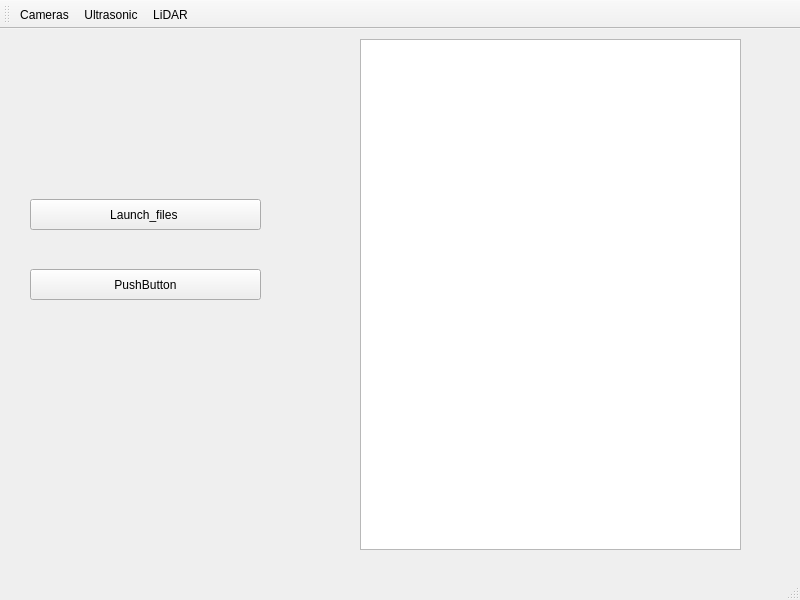
<?xml version="1.0" encoding="UTF-8"?>
<ui version="4.0">
 <class>MainWindow</class>
 <widget class="QMainWindow" name="MainWindow">
  <property name="geometry">
   <rect>
    <x>0</x>
    <y>0</y>
    <width>800</width>
    <height>600</height>
   </rect>
  </property>
  <property name="windowTitle">
   <string>MainWindow</string>
  </property>
  <widget class="QWidget" name="centralwidget">
   <widget class="QGraphicsView" name="graphicsView">
    <property name="geometry">
     <rect>
      <x>360</x>
      <y>10</y>
      <width>381</width>
      <height>511</height>
     </rect>
    </property>
   </widget>
   <widget class="QPushButton" name="pushButton">
    <property name="geometry">
     <rect>
      <x>30</x>
      <y>170</y>
      <width>231</width>
      <height>31</height>
     </rect>
    </property>
    <property name="text">
     <string>Launch_files </string>
    </property>
   </widget>
   <widget class="QPushButton" name="pushButton_2">
    <property name="geometry">
     <rect>
      <x>30</x>
      <y>240</y>
      <width>231</width>
      <height>31</height>
     </rect>
    </property>
    <property name="text">
     <string>PushButton</string>
    </property>
   </widget>
  </widget>
  <widget class="QMenuBar" name="menubar">
   <property name="geometry">
    <rect>
     <x>0</x>
     <y>0</y>
     <width>800</width>
     <height>20</height>
    </rect>
   </property>
  </widget>
  <widget class="QStatusBar" name="statusbar"/>
  <widget class="QToolBar" name="toolBar">
   <property name="windowTitle">
    <string>toolBar</string>
   </property>
   <attribute name="toolBarArea">
    <enum>TopToolBarArea</enum>
   </attribute>
   <attribute name="toolBarBreak">
    <bool>false</bool>
   </attribute>
   <addaction name="actionCameras"/>
   <addaction name="actionUltrasonic"/>
   <addaction name="actionLiDAR"/>
  </widget>
  <action name="actionCameras">
   <property name="text">
    <string>Cameras</string>
   </property>
  </action>
  <action name="actionLiDAR">
   <property name="text">
    <string>LiDAR</string>
   </property>
  </action>
  <action name="actionUltrasonic">
   <property name="text">
    <string>Ultrasonic</string>
   </property>
  </action>
 </widget>
 <resources/>
 <connections/>
</ui>
